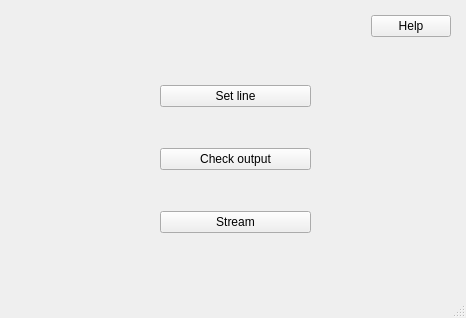
<?xml version="1.0" encoding="UTF-8"?>
<ui version="4.0">
 <class>MainWindow</class>
 <widget class="QMainWindow" name="MainWindow">
  <property name="geometry">
   <rect>
    <x>0</x>
    <y>0</y>
    <width>466</width>
    <height>318</height>
   </rect>
  </property>
  <property name="windowTitle">
   <string>main</string>
  </property>
  <widget class="QWidget" name="centralwidget">
   <widget class="QDialogButtonBox" name="buttonBox">
    <property name="geometry">
     <rect>
      <x>370</x>
      <y>10</y>
      <width>81</width>
      <height>32</height>
     </rect>
    </property>
    <property name="orientation">
     <enum>Qt::Horizontal</enum>
    </property>
    <property name="standardButtons">
     <set>QDialogButtonBox::Help</set>
    </property>
   </widget>
   <widget class="QWidget" name="">
    <property name="geometry">
     <rect>
      <x>160</x>
      <y>50</y>
      <width>151</width>
      <height>221</height>
     </rect>
    </property>
    <layout class="QVBoxLayout" name="verticalLayout">
     <item>
      <widget class="QPushButton" name="pushButton">
       <property name="text">
        <string>Set line</string>
       </property>
      </widget>
     </item>
     <item>
      <widget class="QPushButton" name="pushButton_2">
       <property name="text">
        <string>Check output</string>
       </property>
      </widget>
     </item>
     <item>
      <widget class="QPushButton" name="pushButton_3">
       <property name="text">
        <string>Stream</string>
       </property>
      </widget>
     </item>
    </layout>
   </widget>
  </widget>
  <widget class="QStatusBar" name="statusbar"/>
 </widget>
 <resources/>
 <connections/>
</ui>
